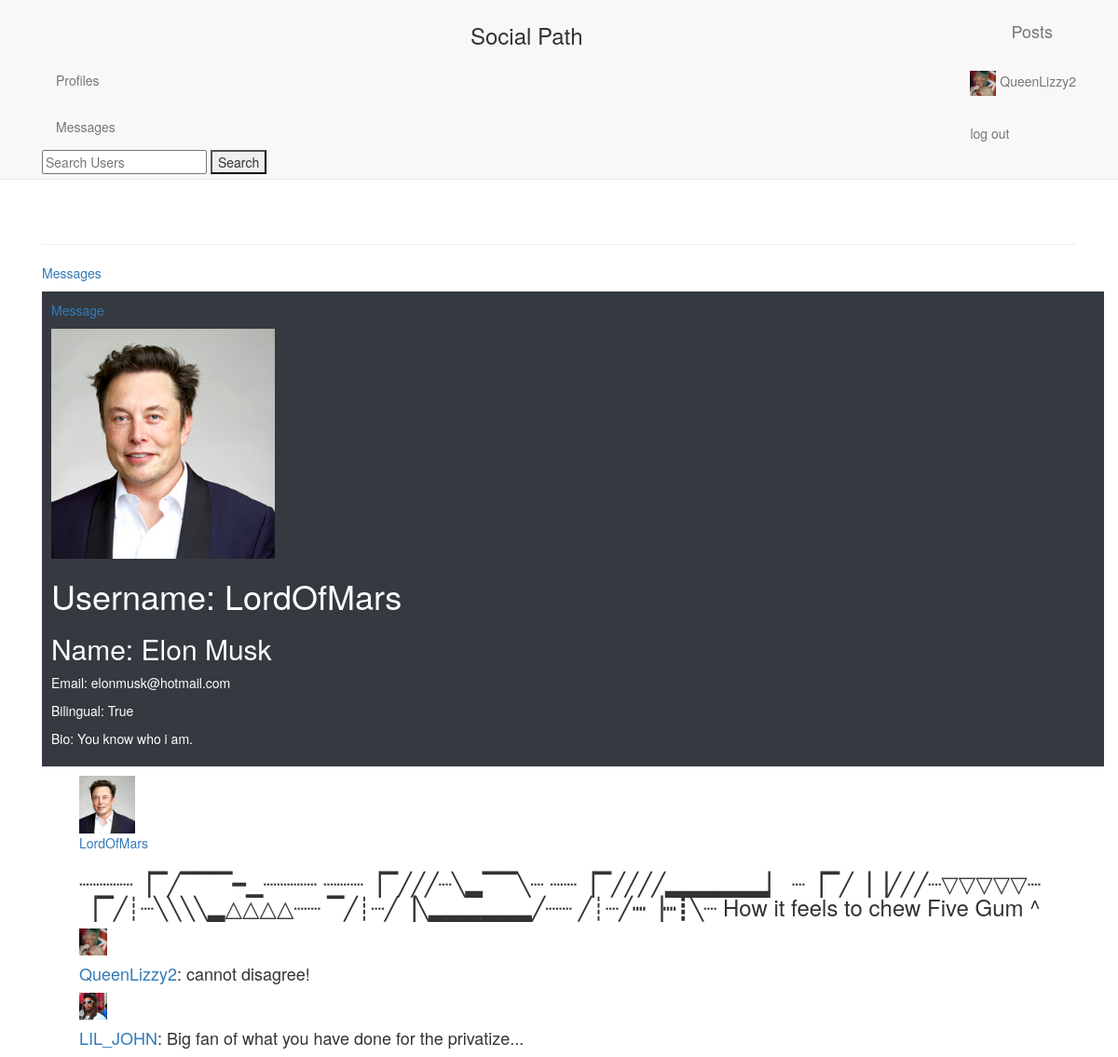
/users/index/129/ (signed in), run on the app's committed database.
### users/models.py (models this page shows)
class Profile(models.Model):
    user = models.OneToOneField(User, on_delete=models.CASCADE, primary_key=True)
    bio = models.TextField(max_length=500, blank=True, null=True)
    profile_image = models.OneToOneField(ProfilePhoto, on_delete=models.CASCADE,)
    bilingual = models.BooleanField(default=False, null=True)

class ProfilePhoto(models.Model):
    owner = models.OneToOneField(User, on_delete=models.CASCADE, primary_key=True)
    profile_image = models.ImageField(upload_to='images/')
    def get_photo_url(self):
        if self.profile_image and hasattr(self.profile_image, 'url'):
            return self.profile_image.url
        else:
            return "images/users.png"

class User_Post(models.Model):
    owner = models.ForeignKey(User, on_delete=models.CASCADE)
    post_text = models.TextField(max_length=200)
    date_added = models.DateTimeField(auto_now=False, auto_now_add=True)
    def __str__(self):
        return self.post_text

class Comment(models.Model):
    owner = models.ForeignKey(User, on_delete=models.CASCADE)
    post = models.ForeignKey(
    User_Post,
    on_delete=models.CASCADE,
    )
    text = models.TextField()
    date_added = models.DateTimeField(auto_now_add=True)
    class Meta:
        verbose_name_plural = 'comments'
    def __str__(self):
        if len(self.text) >= 50:
            return self.text[:50] + "..."
        else:
             return self.text

### users/views.py (the view)
# urls.py: path('index/<int:user_id>/', views.profile_user, name='profile_user'),
@login_required
def profile_user(request, user_id):
    posts_ = []
    posts = User_Post.objects.filter(owner=user_id)
    for post in posts.order_by('-date_added'):
        p = {'profile_photo' : ProfilePhoto.objects.get(owner=post.owner.id), 'post' : post, 'comments' : Comment.objects.filter(post=post.id)}
        posts_.append(p)
    chats = Chat.objects.filter(user1=request.user)
    chats_ = Chat.objects.filter(user2=request.user)
    chats__ = chats | chats_
    profile = User.objects.get(id=user_id)
    profile_ = Profile.objects.get(user=user_id)
    profile_photo = ProfilePhoto.objects.get(owner_id=user_id)
    context = {'profile_photo' : profile_photo, 'profile' : profile, 'profile_' : profile_, 'posts_' : posts_}
    return render(request, 'users/profile.html', context)

### users/templates/users/profile.html (shortened to what this page needs)
<!DOCTYPE html>
<html lang="en">
<head>
  <link rel="stylesheet" href="https://maxcdn.bootstrapcdn.com/bootstrap/4.5.2/css/bootstrap.min.css">
</head>
<body>
{% extends "learning_logs/base.html" %}
  {% block content %}
    <p><a href="{% url 'users:messages' %}"> Messages </a></p>
    <div class="container p-3 my-3 bg-dark text-white">
      {% if user == profile %}
        <a href="{% url 'users:profile_edit_view' %}"> edit profile </a>
      {% else %}
        <p><a href="{% url 'users:messaging' user_id=profile.id %}"> Message </a></p>
      {% endif %}
      <p><img src="{{ profile_photo.get_photo_url }}" width="240">
      <h1>Username: {{profile.username}}</h1>
      <h2>Name: {{ profile.first_name }} {{ profile.last_name}}</h2>
      <p>Email: {{ profile.email }}</p>
      <p>Bilingual: {{ profile_.bilingual }}</p>
      <p>Bio: {{ profile_.bio }}</p>
    </div>
  {% for post in posts_ %}
    <ul>
    {% for key, value in post.items %}
     {% if key == 'profile_photo' %}
      <img src="{{ value.get_photo_url }}" width="60">
     {% endif %}
     {% if key == 'post' %}
       <p><a href="{% url 'users:profile_user' value.owner.id %}">{{ value.owner }}</a></p>
       <h3>{{ value }}</h3>
     {% endif %}
     {% if key == 'comments' %}
       {% for val in value %}
         <img src="{{ val.owner.profile.profile_image.get_photo_url }}" width="30">
         <a href="{% url 'users:profile_user' val.owner.id %}"> <h4> {{val.owner}}</a>: {{val}}</h4>
       {% endfor %}
     {% endif %}
   {% endfor %}
  {% endfor %}
  {% endblock content %}

### learning_logs/templates/learning_logs/base.html (shortened to what this page needs)
{% load bootstrap3 %}
<!DOCTYPE html>
<html lang="en">
  <head>
    {% bootstrap_css %}
  </head>
  <body>
    <nav class="navbar navbar-default navbar-static-top">
      <div class="container">
        <h3>Social Path</h3>
        <div class="navbar-header">
            <a class="navbar-brand" href="{% url 'users:disp_post' %}">
              Posts</a>
       </div>
       <div id="navbar" class="navbar-collapse collapse">
         <ul class="nav navbar-nav">
           <li><a href="{% url 'users:profiles_tm' %}">Profiles</a></li>
           <li><a href="{% url 'users:messages' %}"> Messages </a></li>
           <form style="text-align:center;" action="{% url 'users:search_results' %}" method="get">
             <input name="q" type="text" placeholder="Search Users">
             <button type="submit">Search</button>
           </form>
         </ul>
        <ul class ="nav navbar-nav navbar-right">
          {% if user.is_authenticated %}
            <li><a href="{% url 'users:profile_user' user.id %}"><img src="{{user.profile.profile_image.profile_image.url}}" width="28">&nbsp;{{user.username}}</a></li>
            <li><a href="{% url 'users:logout' %}">log out</a></li>
          {% else %}
            <li><a href="{% url 'users:register' %}">register</a></li>
            <li><a href="{% url 'users:login' %}">Log in</a></li>
          {% endif %}
          </ul>
        </div>
      </div>
    </nav>
  <div class="container">
    <div class="page-header">
    </div>
    <div>
      {% block content %}{% endblock content %}
    </div>
  </div>

### data on the page
Profile: bilingual "True", bio "You know who i am."
User_Post: owner "LordOfMars", post_text "┈┈┈┈▕▔╱▔▔▔━▁┈┈┈┈ ┈┈┈▕▔╱╱╱┈╲▂▔▔╲┈ ┈┈▕▔╱╱╱╱▂▂▂▂▂▂▏ ┈▕▔╱▕▕╱╱╱┈▽▽▽▽▽┈ ▕▔╱┊┈╲╲╲╲▂△△△△┈┈ ▔╱┊┈╱▕╲▂▂▂▂▂▂╱┈┈ ╱┊┈╱┉▕┉┋╲┈ How it feels to chew Five Gum ^"
Comment: shows a picture, owner "QueenLizzy2", text "cannot disagree!"
Comment: shows a picture, owner "LIL_JOHN", text "Big fan of what you have done for the privatize..."

### other printed values
{{ user.username }} "QueenLizzy2"
{{ profile.username }} "LordOfMars"
{{ profile.first_name }} "Elon"
{{ profile.last_name }} "Musk"
{{ profile.email }} "elonmusk@hotmail.com"
